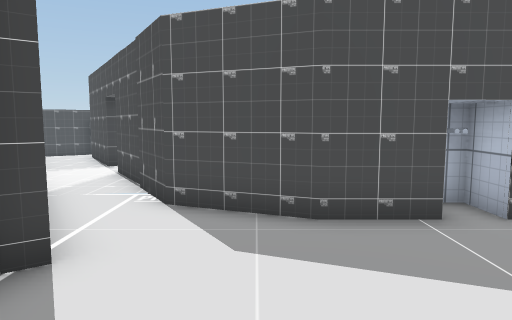
[1] (above)

17 first-person views from a walk through a 3-D level made in the Unity game engine. The camera is 1.5 m above the floor, tilts 6° down and sees 70° across. The floor is counted in squares, 1 m on a side. Each view is taken from the middle of a square. On the plan, view 1 faces up. The plan holds only what a view shows up to about 16 squares ahead; the rest is blank. The place goes on beyond the plan. The player character is not drawn. Some surface patterns are stand-ins.

[2]
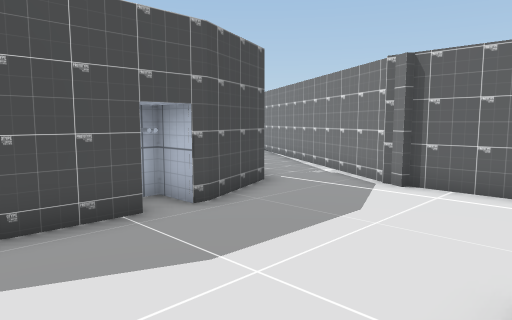

[3]
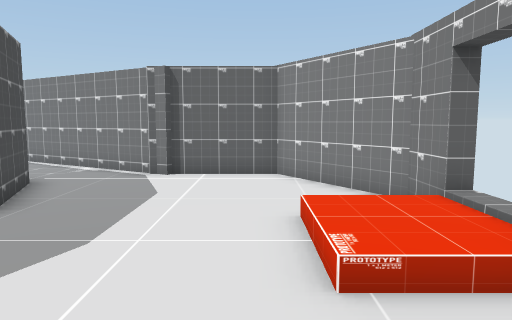

[4]
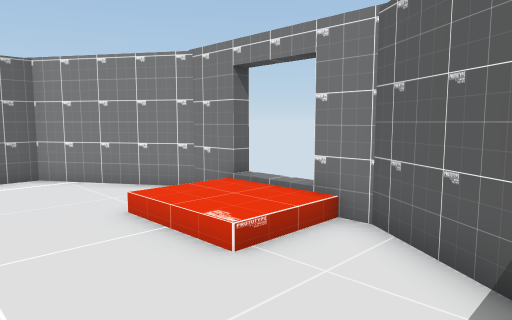

[5]
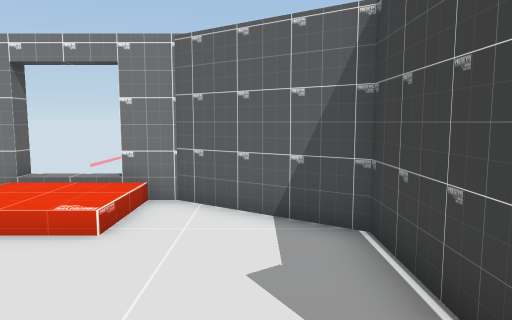

[6]
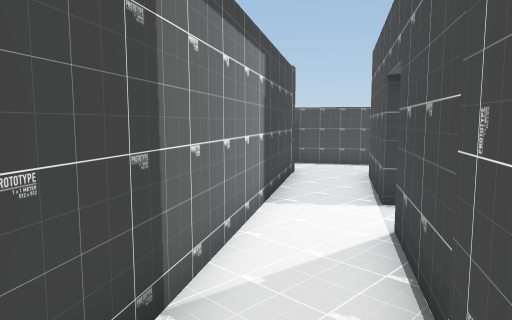

[7]
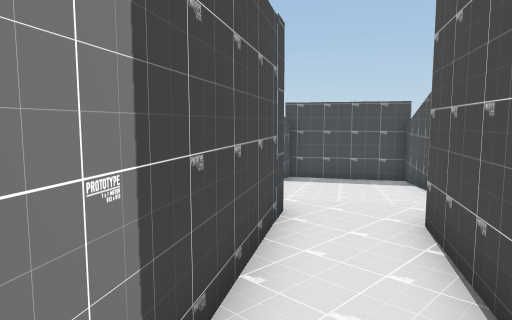

[8]
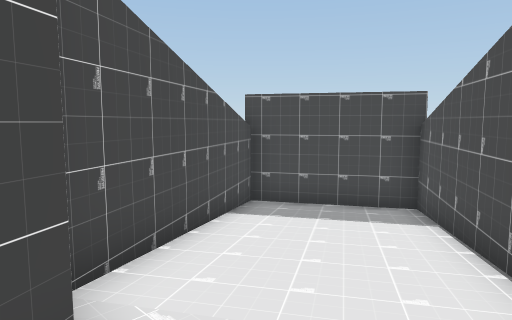

[9]
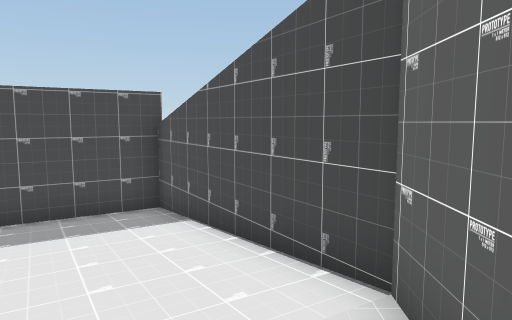

[10]
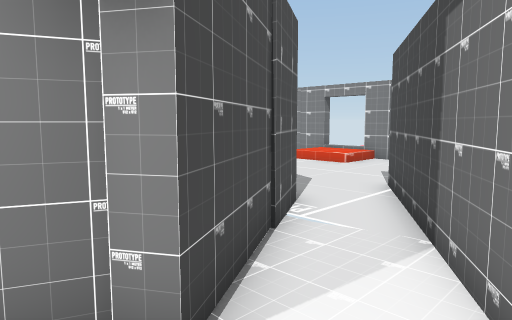

[11]
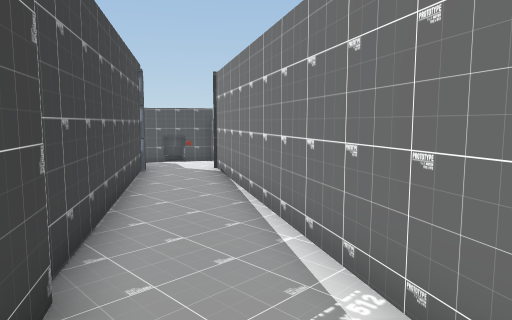

[12]
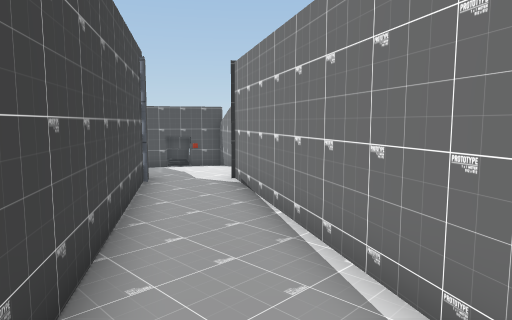

[13]
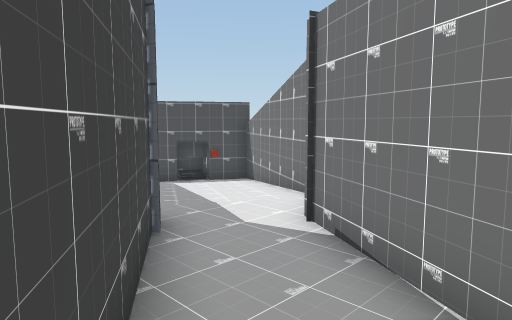

[14]
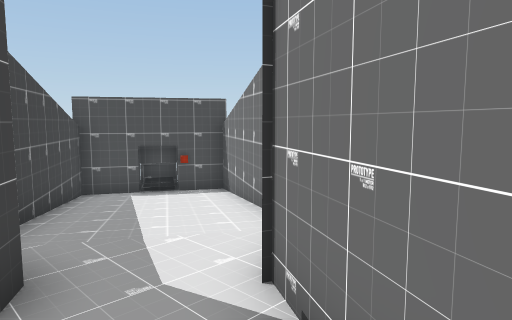

[15]
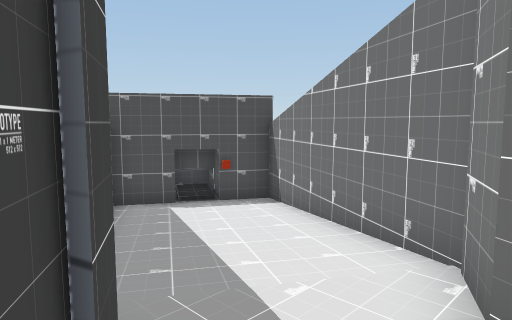

[16]
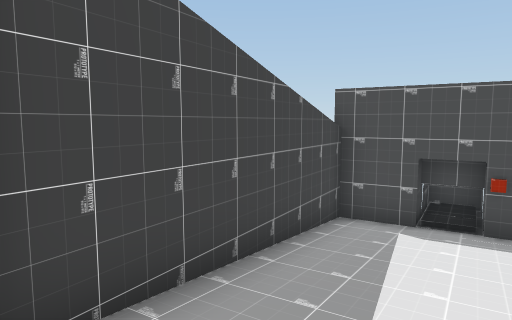

[17]
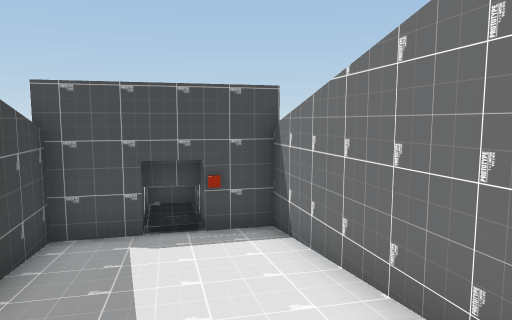

### Floor plan
Key: @ floor where view 1 was taken; # wall or solid block; . main floor; - floor 0.25 m lower than the main floor; _ floor 0.5 m lower than the main floor; O other object.
Columns run from 14 left of view 1 to 20 right of it. Each row starts with its distance up from view 1.
 24                                 OO
 23   ###                        ###OO
 22  ##_##                       #__O#
 21 ##___#                      ##___##
 20 #____##                    ##-___#
 19 ##_---##                   #----##
 18  ##----#                  ##----#
 17   #--..#                  #...-##
 16   ##...#                  #....#
 15    ###.##                ##..###
 14      #..##               #..##
 13      ##..#              ##..#
 12       ##.. #           ##..##
 11        #..##           #...#
 10        ##.##          ##..##
  9         #..##         #..##
  8         ##..#        ##..#
  7          ##.#    OO  #..##
  6           #..####OO##...#
  5           ##...........##
  4            #...........#
  3            #...........#
  2            #...........#
  1            #...........#
  0            ##.@.......##
 -1             ##......###
 -2              ###OO###

Where each view was taken, in squares from view 1:
view 1: 0 up, 0 right, facing up
view 2: 0 up, 0 right, facing up-right
view 3: 1 up, 2 left, facing right
view 4: 3 up, 2 left, facing down-right
view 5: 5 up, 1 left, facing down
view 6: 6 up, 2 left, facing up-left
view 7: 10 up, 5 left, facing up-left
view 8: 14 up, 7 left, facing up-left
view 9: 14 up, 8 left, facing up
view 10: 12 up, 6 left, facing down-right
view 11: 5 up, 7 right, facing up-right
view 12: 7 up, 8 right, facing up-right
view 13: 11 up, 10 right, facing up-right
view 14: 12 up, 12 right, facing up-right
view 15: 14 up, 12 right, facing up-right
view 16: 15 up, 14 right, facing up
view 17: 16 up, 14 right, facing up-right
